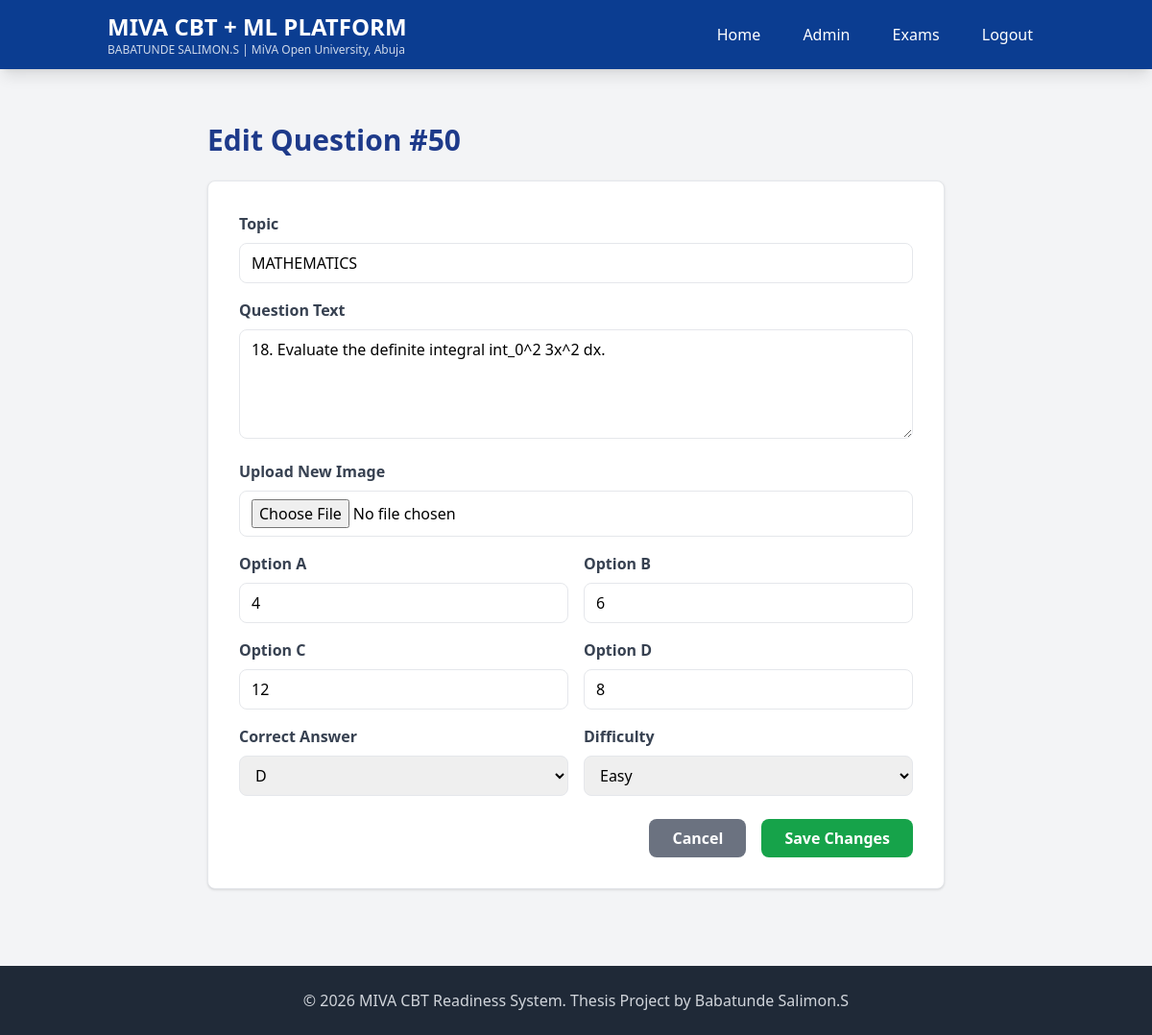
The page /questions/edit/50 on the database as committed earlier.
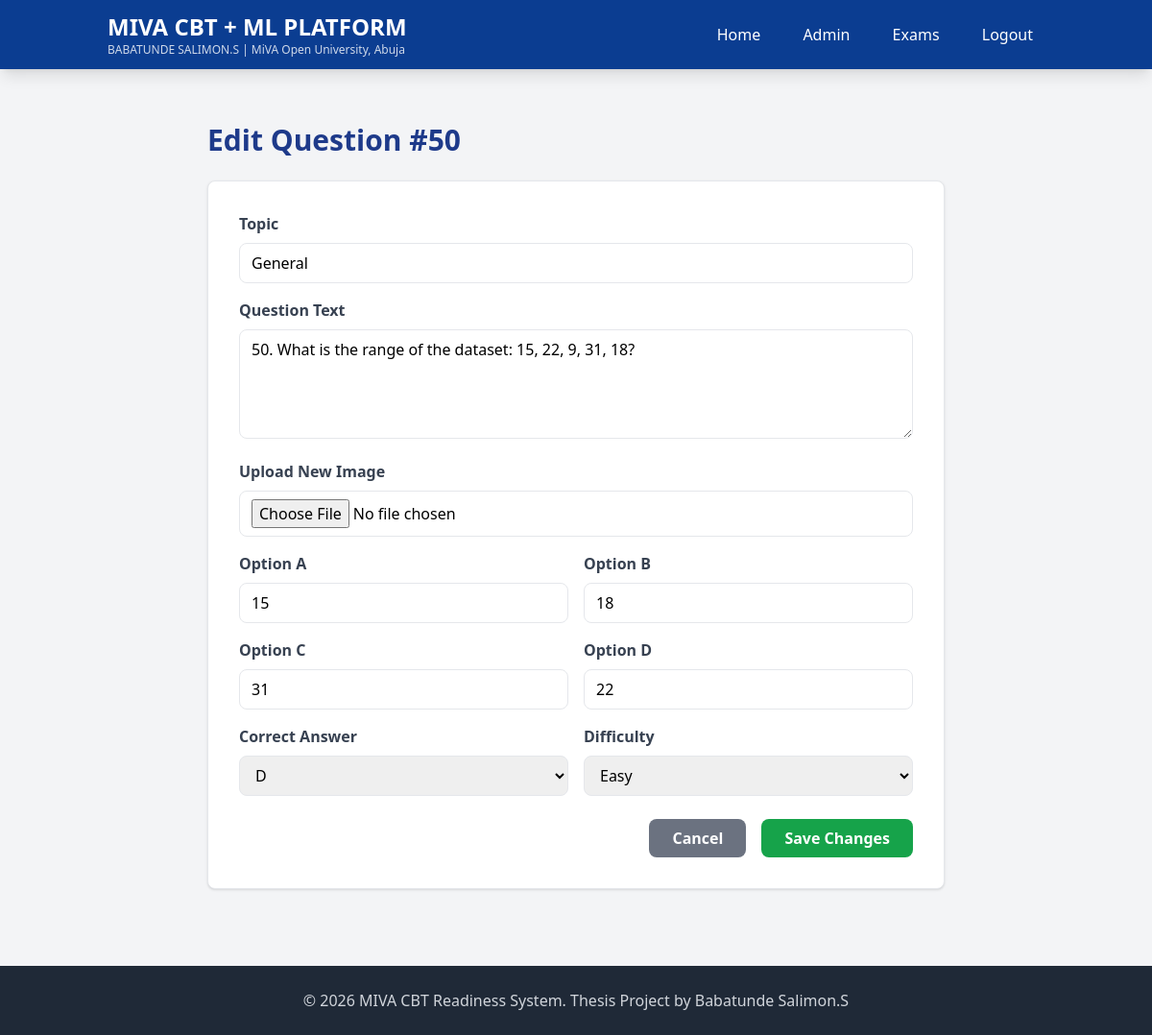
The same page on the database as committed later.
### tables this page shows
CREATE TABLE Questions (question_id INTEGER PRIMARY KEY AUTOINCREMENT, question_text TEXT NOT NULL, option_a TEXT, option_b TEXT, option_c TEXT, option_d TEXT, correct_answer TEXT CHECK(correct_answer IN ('A','B','C','D')), difficulty TEXT DEFAULT 'Medium', topic TEXT DEFAULT 'General', source_flag TEXT, image_path TEXT, created_at TIMESTAMP DEFAULT CURRENT_TIMESTAMP);

### app.py (the view, shortened to what this page needs)
@app.route('/questions/edit/<int:question_id>', methods=['GET', 'POST'])
def edit_question(question_id):
    db = get_db()
    question = db.execute("SELECT * FROM Questions WHERE question_id =?", (question_id,)).fetchone()
    db.close()
    return render_template('edit_question.html', q=question)

### app.py (called while the page is built)
def get_db():
    conn = sqlite3.connect(DB_PATH)
    conn.row_factory = sqlite3.Row
    return conn

### templates/edit_question.html (shortened to what this page needs)
{% extends "base.html" %}
{% block content %}
<div class="max-w-3xl mx-auto">
    <h2 class="text-3xl font-bold text-blue-900 mb-6">Edit Question #{{ q.question_id }}</h2>
    <form method="POST" class="bg-white p-8 rounded-lg shadow border">
        <div class="mb-4">
            <label class="block text-gray-700 font-bold mb-2">Topic</label>
            <input type="text" name="topic" value="{{ q.topic }}" class="w-full border rounded-lg px-3 py-2 focus:ring-2 focus:ring-blue-900" required>
        </div>
        <div class="mb-4">
            <label class="block text-gray-700 font-bold mb-2">Question Text</label>
            <textarea name="question_text" rows="4" class="w-full border rounded-lg px-3 py-2" required>{{ q.question_text }}</textarea>
        </div>
        <div class="mb-4">
            <label class="block text-gray-700 font-bold mb-2">Upload New Image</label>
            <input type="file" name="image" accept="image/*" class="w-full border rounded-lg px-3 py-2">
        </div>
        <div class="grid grid-cols-2 gap-4 mb-4">
            <div><label class="block text-gray-700 font-bold mb-2">Option A</label><input type="text" name="option_a" value="{{ q.option_a }}" class="w-full border rounded-lg px-3 py-2" required></div>
            <div><label class="block text-gray-700 font-bold mb-2">Option B</label><input type="text" name="option_b" value="{{ q.option_b }}" class="w-full border rounded-lg px-3 py-2" required></div>
            <div><label class="block text-gray-700 font-bold mb-2">Option C</label><input type="text" name="option_c" value="{{ q.option_c }}" class="w-full border rounded-lg px-3 py-2"></div>
            <div><label class="block text-gray-700 font-bold mb-2">Option D</label><input type="text" name="option_d" value="{{ q.option_d }}" class="w-full border rounded-lg px-3 py-2"></div>
        </div>
        <div class="grid grid-cols-2 gap-4 mb-6">
            <div>
                <label class="block text-gray-700 font-bold mb-2">Correct Answer</label>
                <select name="correct_answer" class="w-full border rounded-lg px-3 py-2">
                    <option value="D" {% if q.correct_answer=='D' %}selected{% endif %}>D</option>
                </select>
            </div>
            <div>
                <label class="block text-gray-700 font-bold mb-2">Difficulty</label>
                <select name="difficulty" class="w-full border rounded-lg px-3 py-2">
                    <option value="Easy" {% if q.difficulty|lower=='easy' %}selected{% endif %}>Easy</option>
                </select>
            </div>
        </div>
        <div class="flex gap-4 justify-end">
            <a href="{{ url_for('questions_list') }}" class="bg-gray-500 text-white px-6 py-2 rounded-lg font-bold hover:bg-gray-600">Cancel</a>
            <button type="submit" class="bg-green-600 text-white px-6 py-2 rounded-lg font-bold hover:bg-green-700">Save Changes</button>
        </div>
    </form>
</div>
{% endblock %}

Rows that differ between the two databases and show on the page:
changed Questions "Easy": topic "MATHEMATICS" → "General"; question_text "18. Evaluate the definite integral int_0^2 3x^2 dx." → "50. What is the range of the dataset: 15, 22, 9, 31, 18?"; option_a "4" → "15"; option_b "6" → "18"; option_c "12" → "31"; option_d "8" → "22"
